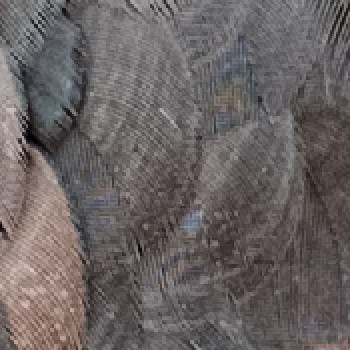
#> input picture Demosaicing/Py/demosaic_before.jpg, 350 x 350 px
$ python nn1.py
#> lines starting #> are read from the running program, lines starting #| are printed output that depends on the picture
from PIL import Image
import numpy as np

original_image_path = "demosaic_before.jpg"  # Replace with the path to your image
original_image = Image.open(original_image_path)
#> original_image is the input picture: PIL image 350x350 RGB; mean R, G, B 105.5, 99.1, 98.6

# Get the size of the original image
width, height = original_image.size
#> width = 350; height = 350

# Initialize a list to store new image pixels
new_pixels = []

# Iterate through each pixel and apply the demosaicing logic
for y in range(height):
    for x in range(width):

        r, g, b = original_image.getpixel((x, y))

        if x < width - 2:
           a1 = 2
           a2 = 1
        else:
            a1 = -2
            a2 = -1

        if y < height - 1:
            b = 1
        else:
            b = -1


        if x % 2 != 0 and y % 2 != 0:
            print(b)
            g = original_image.getpixel((x+a1, y))[1]
            b = original_image.getpixel((x+a2, y+b))[2]
        elif x % 2 == 0 and y % 2 == 0:
            r = original_image.getpixel((x+a2, y+b))[2]
            g = original_image.getpixel((x+a1, y))[1]
        else:
            r = original_image.getpixel((x+a2, y+b))[2]
            b = original_image.getpixel((x+a2, y+b))[2]

        # Append the modified pixel to the new image
        new_pixels.append((r, g, b))
#> after the loop, new_pixels = 122500 items

# Create a new image from the new_image list
new_image = Image.new("RGB", (width, height))
#> new_image: PIL image 350x350 RGB; every value is 0
new_image.putdata(new_pixels)
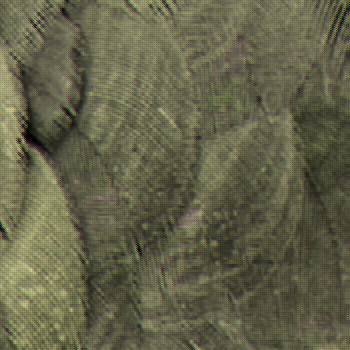
#> new_image: PIL image 350x350 RGB; mean R, G, B 100.2, 99, 74

# Save or show the new image
new_image.show()  # Show the modified image
